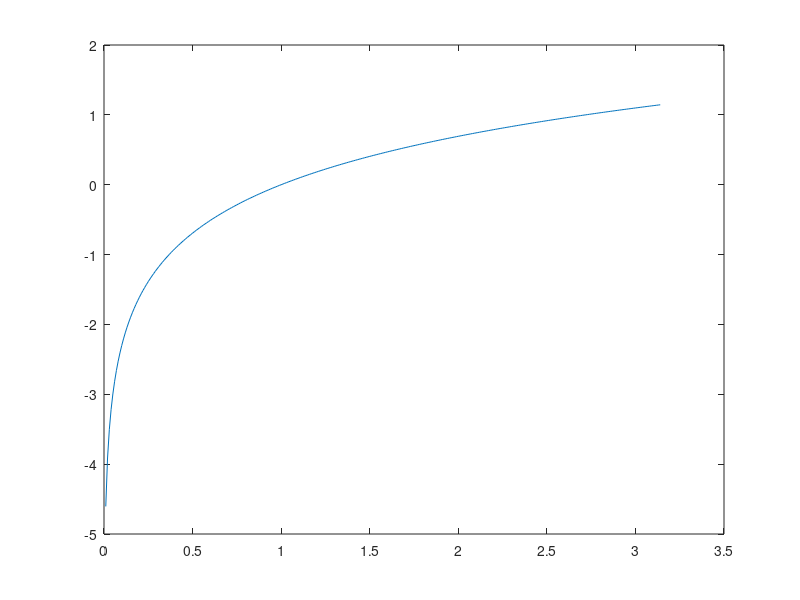

Reproduce this figure in MATLAB.
%% Opdracht 3
% Hieronder staat code waarmee je een grafiek van een logaritmische 
% functie tekent. Maak een nieuw figuur aan. Maak alle waarden in 'signaal'
% die kleiner zijn dan 1 gelijk aan nul. 
% Ken die aangepaste vector toe aan een variabele 'data'. 
% Plot 'data' met de bijbehorende tijdstippen in het nieuwe figure. 
%
% Je mag geen gebruik maken van een loop (for/while). Tip: gebruik
% relationele operatoren.

close all
t = 0:0.01:pi;
signaal = log(t);
plot(t,signaal)
